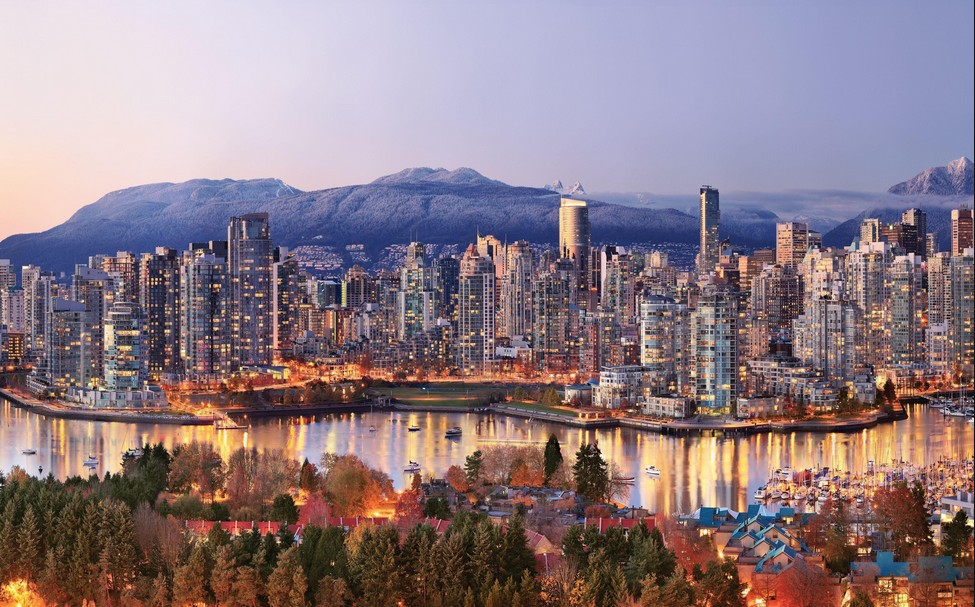
#> input picture Originals/Vancouver.jpg, 975 x 607 px; its folder holds only this picture in this run
$ python encoder.py
#> lines starting #> are read from the running program, lines starting #| are printed output that depends on the picture
import os
import argparse
import subprocess
import cv2
import numpy as np
from PIL import Image
import lzma
import pickle

def convert_to_gray(input_folder, gray_folder):
#> called with input_folder = 'Originals', gray_folder = 'Grays'
    for fname in os.listdir(input_folder):
        if fname.lower().endswith(".jpg"):
            inpath = os.path.join(input_folder, fname)
            outpath = os.path.join(gray_folder, fname)
            try:
                img = Image.open(inpath).convert("L")
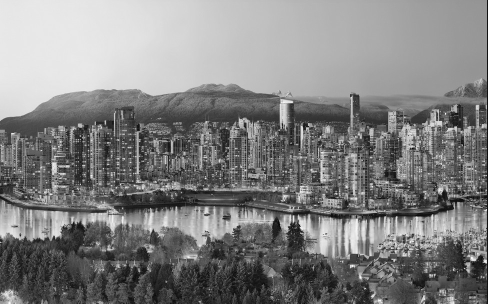
#> img: PIL image 975x607 L (shown at 1/2 size); min 1, max 254, mean 129.1
                img.save(outpath)
                print(f"Converted {fname}")
            except Exception as e:
                print(f"Failed to convert {fname}: {e}")

def run_infer(gray_dir):
#> called with gray_dir = 'Grays'
    command = [
        "python", "infer.py",
        "--model_path", "./modelscope/damo/cv_ddcolor_image-colorization/pytorch_model.pt",
        "--input", gray_dir
    ]
    print("About to run infer")
    subprocess.run(command)
#> (this line was passed over: subprocess is not available in this run)

def calculate_error(originals_folder, recreation_folder, output_folder):
#> called with originals_folder = 'Originals', recreation_folder = 'results', output_folder = 'Residuals'
    for fname in os.listdir(originals_folder):
        original_path = os.path.join(originals_folder, fname)
        recreated_path = os.path.join(recreation_folder, fname)

        try:
            orig = np.array(Image.open(original_path).convert("RGB"), dtype=np.float32)
            rec  = np.array(Image.open(recreated_path).convert("RGB"), dtype=np.float32)

            # Extract RGB channels
            Ro, Go, Bo = orig[...,0], orig[...,1], orig[...,2]
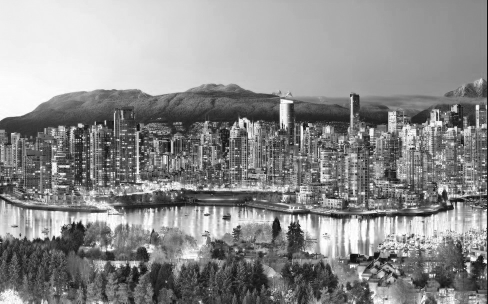
#> Ro: shape (607, 975) float32 (shown at 1/2 size); min 0, max 255, mean 140.8
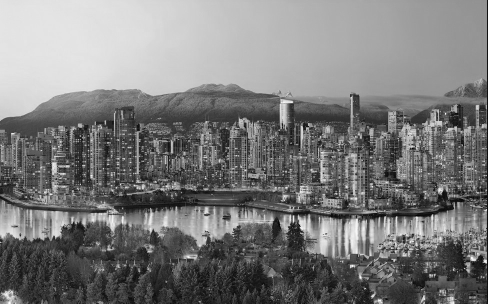
#> Go: shape (607, 975) float32 (shown at 1/2 size); min 0, max 255, mean 122.8
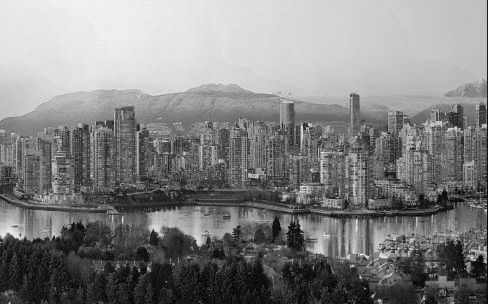
#> Bo: shape (607, 975) float32 (shown at 1/2 size); min 0, max 255, mean 130.4
            Rr, Gr, Br = rec[...,0],  rec[...,1],  rec[...,2]

            # Convert to YUV
            Yo = 0.299*Ro + 0.587*Go + 0.114*Bo
            Uo = -0.299*Ro - 0.587*Go + 0.886*Bo
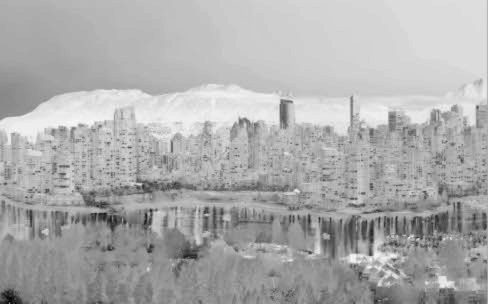
#> Uo: shape (607, 975) float32 (shown at 1/2 size); min -145.1, max 71.23, mean 1.3; drawn with min black and max white
            Vo =  0.701*Ro - 0.587*Go - 0.114*Bo
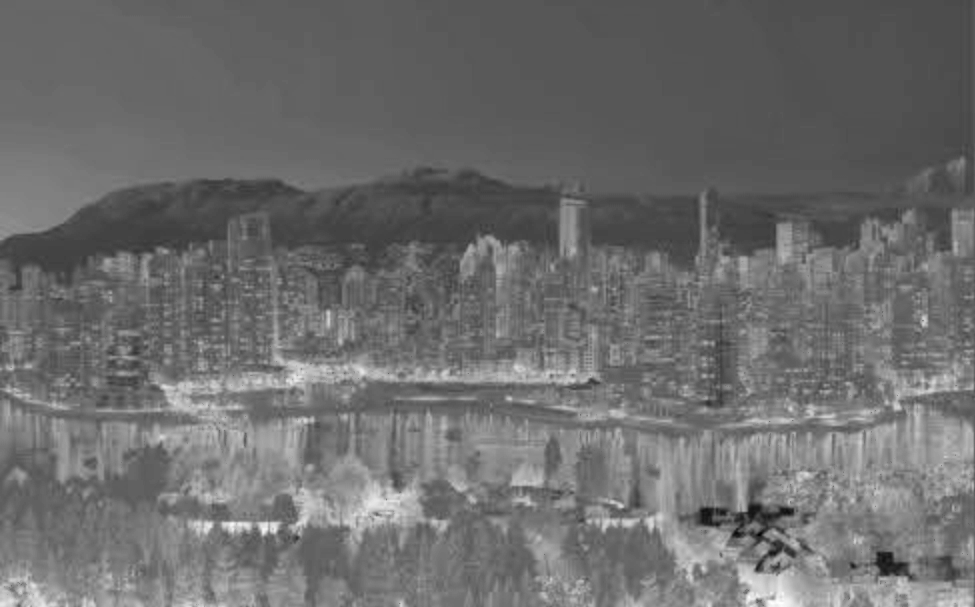
#> Vo: shape (607, 975) float32; min -66.17, max 114.9, mean 11.7; drawn with min black and max white

            Yr = 0.299*Rr + 0.587*Gr + 0.114*Br
            Ur = -0.299*Rr - 0.587*Gr + 0.886*Br
            Vr =  0.701*Rr - 0.587*Gr - 0.114*Br

            # Residuals
            U_resid = Uo - Ur
#> U_resid: shape (607, 975) float32; every value is 0
            V_resid = Vo - Vr

            scale = 4.0
            Uq = np.clip(np.round(U_resid / scale), -128, 127).astype(np.int8)
#> Uq: shape (607, 975) int8; every value is 0
            Vq = np.clip(np.round(V_resid / scale), -128, 127).astype(np.int8)

            Uq_ds = Uq[::2, ::2]
#> Uq_ds: shape (304, 488) int8; every value is 0
            Vq_ds = Vq[::2, ::2]

            pack = {
                "Y": Yo,
                "U_resid_q": Uq_ds,
                "V_resid_q": Vq_ds,
                "scale": scale
            }

            # Save compressed residuals
            out_path = os.path.join(output_folder, fname.replace(".jpg", ".lzma"))

            with lzma.open(out_path, "wb", preset=9 | lzma.PRESET_EXTREME) as f:
                pickle.dump(pack, f, protocol=4)

            print(f"Saved residuals for {fname}")

        except Exception as e:
            print(f"Error with {fname}: {e}")


def main():
    convert_to_gray("Originals", "Grays")
    run_infer("Grays")
    calculate_error("Originals", "results", "Residuals")


if __name__ == "__main__":
    main()

$ run again, on Originals/shima.jpg
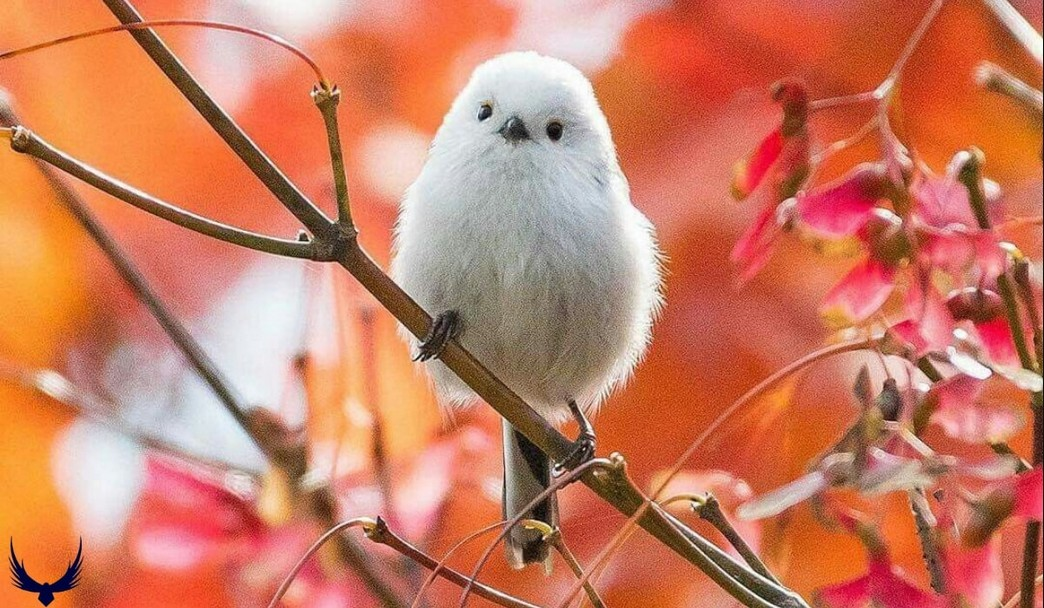
#> input picture Originals/shima.jpg, 1044 x 608 px
#> in calculate_error, `Uo = -0.299*Ro - 0.587*Go + 0.886*Bo`:
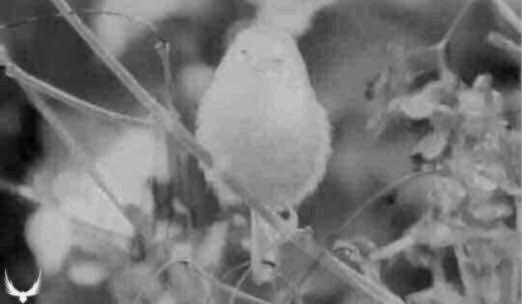
#> Uo: shape (608, 1044) float32 (shown at 1/2 size); min -139.8, max 59.98, mean -46.6; drawn with min black and max white
#> in calculate_error, `Vo =  0.701*Ro - 0.587*Go - 0.114*Bo`:
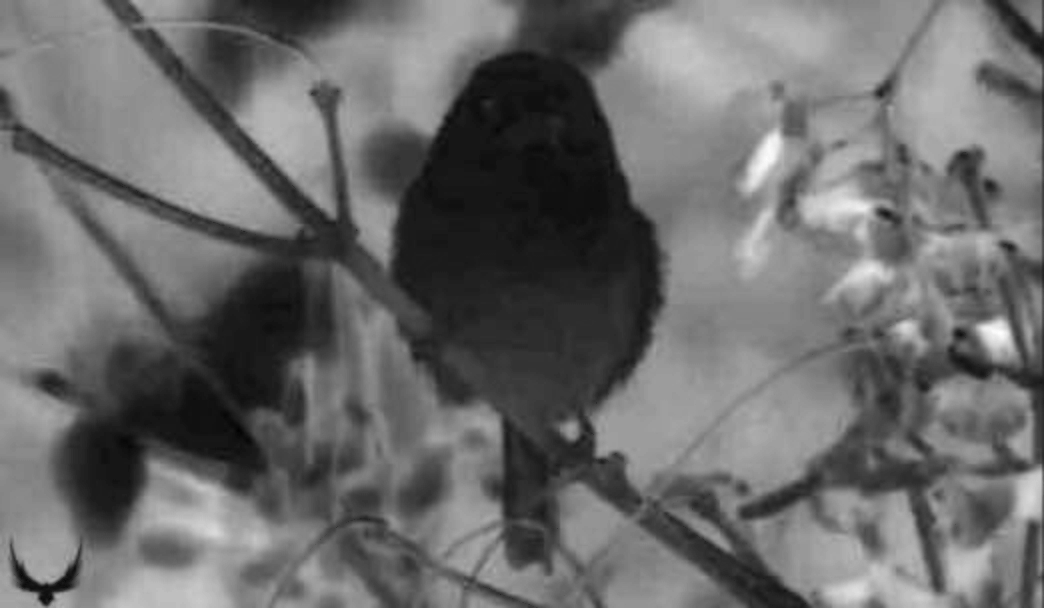
#> Vo: shape (608, 1044) float32; min -20.08, max 163.9, mean 57.4; drawn with min black and max white
#> U_resid: shape (608, 1044) float32; every value is 0
#> Uq: shape (608, 1044) int8; every value is 0
#> Uq_ds: shape (304, 522) int8; every value is 0

$ run again, on Originals/chickadee.jpg
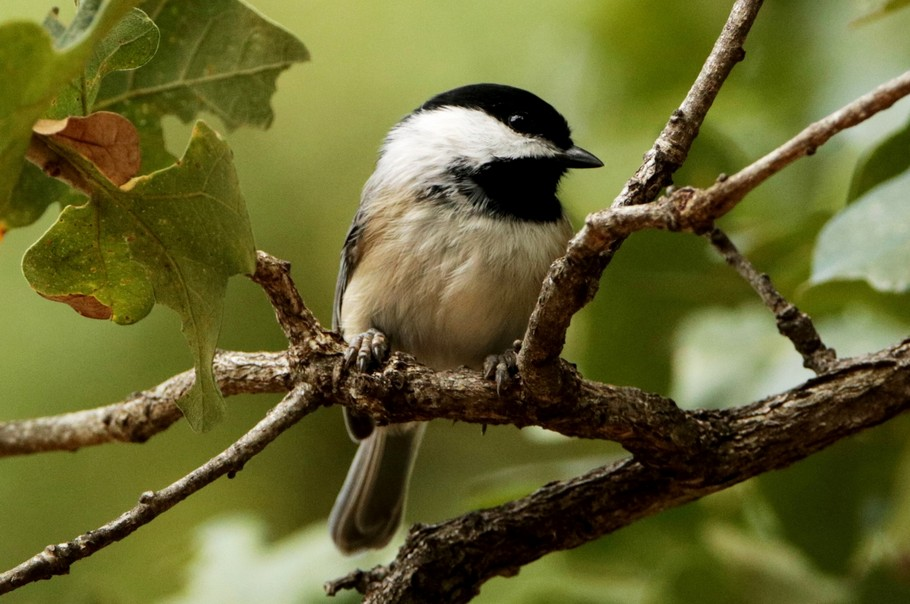
#> input picture Originals/chickadee.jpg, 910 x 604 px
#> in calculate_error, `Uo = -0.299*Ro - 0.587*Go + 0.886*Bo`:
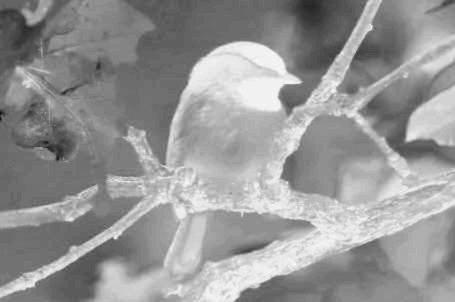
#> Uo: shape (604, 910) float32 (shown at 1/2 size); min -125.8, max 7.09, mean -47.45; drawn with min black and max white
#> in calculate_error, `Vo =  0.701*Ro - 0.587*Go - 0.114*Bo`:
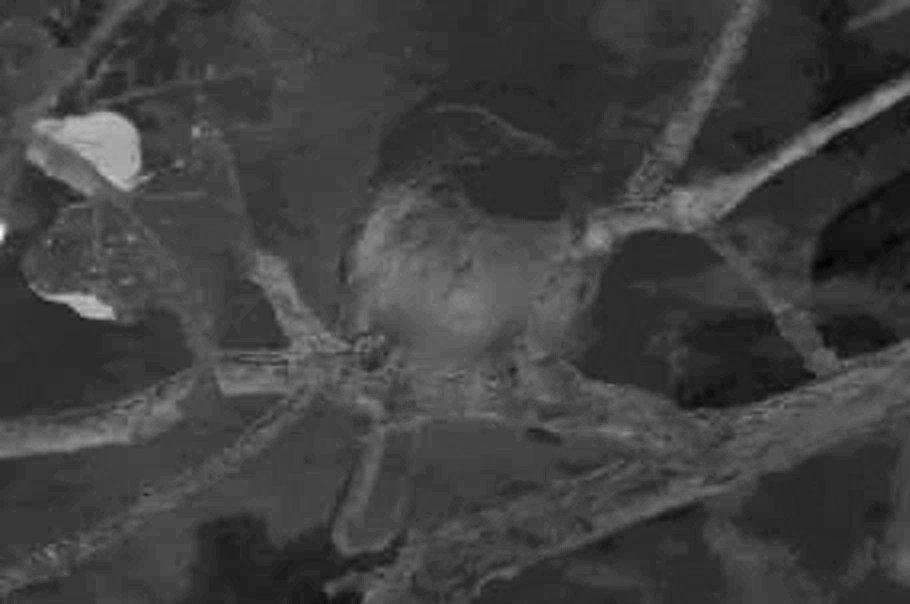
#> Vo: shape (604, 910) float32; min -15.36, max 71.51, mean 6.7; drawn with min black and max white
#> U_resid: shape (604, 910) float32; every value is 0
#> Uq: shape (604, 910) int8; every value is 0
#> Uq_ds: shape (302, 455) int8; every value is 0
